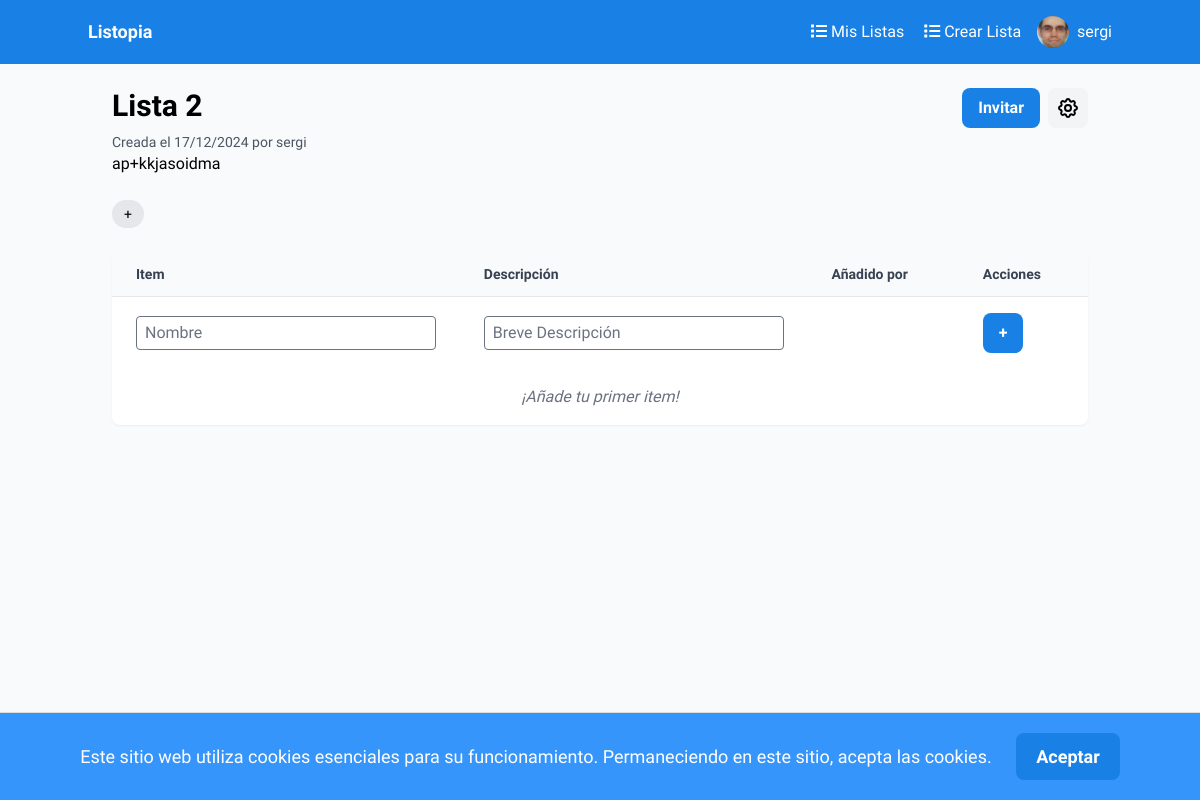
The page /lists/3/ (signed in) on the database as committed earlier.
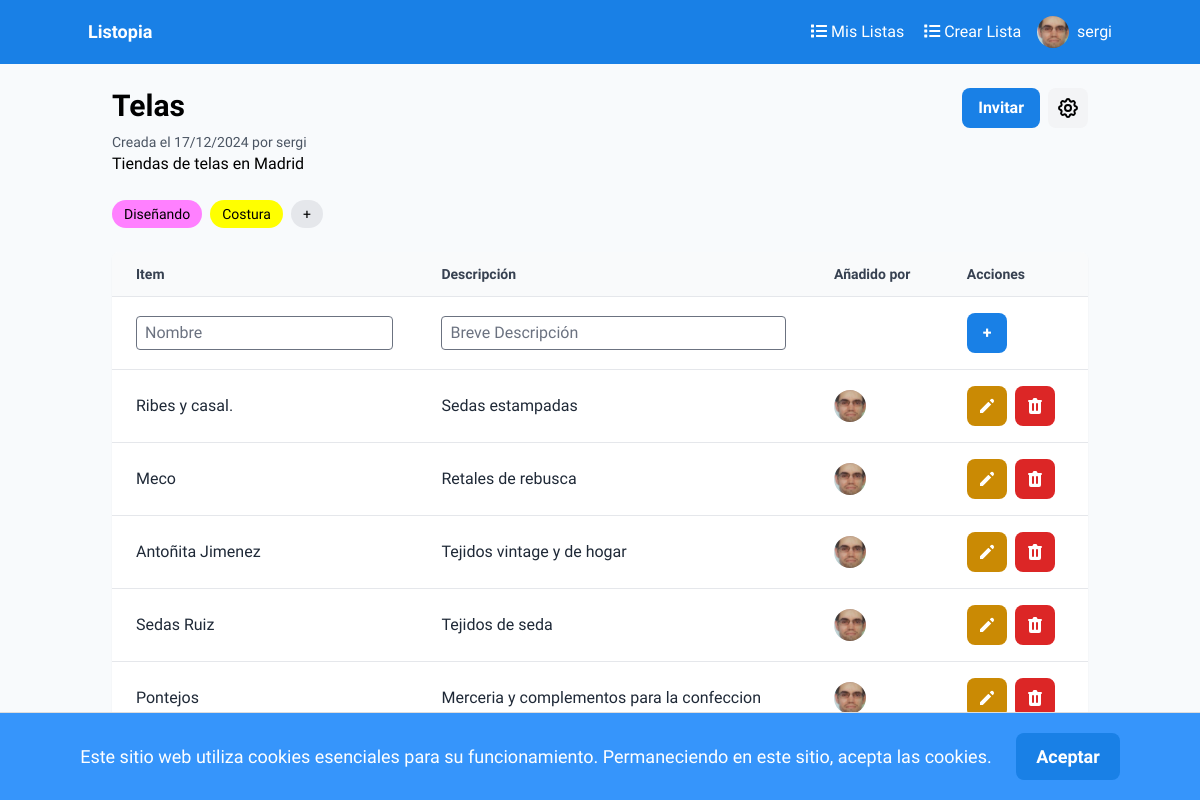
The same page on the database as committed later.
### auth_app/models.py (models this page shows, shortened)
class Profile(models.Model):
    user = models.OneToOneField(User, on_delete=models.CASCADE)
    description = models.TextField()
    pic = models.ImageField(upload_to='profile_pics', blank=True, null=True)

### lists/models.py (models this page shows, shortened)
class List(models.Model):
    name = models.CharField(max_length=50)
    description = models.CharField(max_length=256, blank=True, null=True)
    creator = models.ForeignKey(User, on_delete=models.CASCADE, related_name="created_lists")
    created_on = models.DateTimeField(auto_now_add=True)
    collaborators = models.ManyToManyField(User, related_name="collaborated_lists", blank=True)
    is_public = models.BooleanField(default=False)

class Tag(models.Model):
    name = models.CharField(max_length=40)
    color = models.CharField(max_length=7, default="#007bff")
    list = models.ForeignKey(List, on_delete=models.CASCADE)

class Item(models.Model):
    list = models.ForeignKey(List, on_delete=models.CASCADE)
    added_by = models.ForeignKey(User, on_delete=models.CASCADE, related_name='added_items')
    name = models.CharField(max_length=40)
    description = models.CharField(max_length=256, blank=True, null=True)
    added_on = models.DateTimeField(auto_now_add=True)

### lists/views.py (the view)
# urls.py: path('<int:list_id>/', views.list_details, name='list_details'),
@login_required
def list_details(request, list_id):
    list = get_object_or_404(List, pk=list_id)
    if list.is_public or request.user == list.creator or request.user in list.collaborators.all():
        items = Item.objects.filter(list=list_id).order_by('added_on')
        tags = Tag.objects.filter(list=list_id)
        return render(request, 'list_details.html', {
            'title': "Detalles de la lista",
            'list': list,
            'items': items,
            'tags': tags
        })
    else:
        raise Http404

### lists/templates/list_details.html (shortened to what this page needs)
{% extends 'base.html' %}
{% block content %}
<div class="max-w-5xl mx-auto p-6">
    <div class="flex justify-between items-start mb-6">
        <div>
            <h2 class="text-3xl font-bold mb-2">{{ list.name }}</h2>
            <p class="text-gray-600 text-sm">Creada el {{ list.created_on|date:"d/m/Y" }} por {{list.creator}}</p>
            <p class="break-words" style="word-break: break-word;">
                {{ list.description|truncatechars:80 }}
            </p>
        </div>
        {% if request.user == list.creator or request.user in list.collaborators.all %}
        <div class="flex gap-2">
            <a class="bg-[#1980e6] text-white font-bold py-2 px-4 rounded-lg flex items-center justify-center" href="#" id="share-list-button">
                Invitar
            </a>
            <button class="bg-gray-100 hover:bg-gray-200 p-2 rounded-lg" id="toggle-admin-panel">
            </button>
        </div>
        {% endif %}
    </div>
    <div class="flex flex-wrap gap-2 mb-6">
        {% for tag in tags %}
            <span class="bg-[{{ tag.color }}] text-sm font-medium px-3 py-1 rounded-full">{{ tag.name }}</span>
        {% endfor %}
        {% if request.user == list.creator or request.user in list.collaborators.all %}
            {% if tags|length < 5 %}
                <span id="add-tag-button" class="bg-gray-200 text-sm font-medium px-3 py-1 rounded-full cursor-pointer">+</span>
            {% endif %}
        {% endif %}
    </div>
    <div class="bg-white shadow-sm rounded-lg overflow-hidden mb-6" id="items-container">
        <div class="hidden sm:block">
            <table class="table-auto w-full text-left">
                <thead>
                    <tr class="bg-gray-50">
                        <th class="px-6 py-3 text-sm font-semibold text-gray-700">Item</th>
                        <th class="px-6 py-3 text-sm font-semibold text-gray-700">Descripción</th>
                        <th class="px-6 py-3 text-sm font-semibold text-gray-700">Añadido por</th>
                        {% if item.added_by == request.user and reques.user in collaborators.all or list.creator == request.user %}
                        <th class="px-6 py-3 text-sm font-semibold text-gray-700">Acciones</th>
                        {% endif %}
                    </tr>
                </thead>
                <tbody>
                    {% if request.user == list.creator or request.user in list.collaborators.all %}
                        <tr class="border-t hover:bg-gray-50">
                            <form action="/lists/{{list.id}}/add_item/" method="post">
                                <td class="px-6 py-4 text-gray-800">
                                    <input type="text" name="name" placeholder="Nombre" class="w-full border rounded px-2 py-1">
                                </td>
                                <td class="px-6 py-4 text-gray-800">
                                    <input type="text" name="description" placeholder="Breve Descripción" class="w-full border rounded px-2 py-1">
                                </td>
                                <td class="px-6 py-4 text-gray-800"></td>
                                <td class="px-6 py-4 text-gray-800"><button type="submit" class="bg-[#1980e6] text-white font-bold py-2 px-4 rounded-lg">+</button></td>
                            </form>
                        </tr>
                    {% endif %}
                    {% if items|length == 0 %}
                        <tr>
                            <td colspan="4" class="px-6 py-4 text-gray-500 text-center italic">
                                ¡Añade tu primer item!
                            </td>
                        </tr>
                    {% else %}
                        {% for item in items %}
                            <tr id="item-row-{{ item.id }}" class="border-t hover:bg-gray-50">
                                <td class="px-6 py-4 text-gray-800">{{ item.name }}</td>
                                <td class="px-6 py-4 text-gray-800">{{ item.description|default:"" }}</td>
                                <td class="px-6 py-4 text-gray-800">
                                    <a href="{% url 'user_details' item.added_by.username %}" class="flex items-center">
                                        <img src="{{ item.added_by.profile.pic.url }}" class="w-8 h-8 rounded-full mr-2" alt="{{item.added_by.username}}">
                                    </a>
                                </td>
                                {% if item.added_by == request.user and reques.user in collaborators.all or list.creator == request.user %}
                                <td class="px-6 py-4 text-gray-800">
                                    <div class="flex gap-2">
                                            <button class="bg-yellow-600 text-white font-bold py-2 rounded-lg h-10 w-10 flex items-center justify-center" title="Editar" onclick="showModifyForm({{ item.id }})">
                                                <svg xmlns="http://www.w3.org/2000/svg" class="h-5 w-5" viewBox="0 0 20 20" fill="currentColor">
                                                    <path d="M13.586 3.586a2 2 0 112.828 2.828l-.793.793-2.828-2.828.793-.793zM11.379 5.793L3 14.172V17h2.828l8.38-8.379-2.83-2.828z" />
                                                </svg>
                                            </button>
                                            <form class="inline-block" action="{% url 'delete_item' list_id=list.id item_id=item.id %}" method="post" onsubmit="return confirmSend(event, this, '¿Quieres eliminar este item?')">
                                                <button class="bg-red-600 text-white font-bold py-2 rounded-lg h-10 w-10 flex items-center justify-center" title="Borrar">
                                                </button>
                                            </form>
                                    </div>
                                </td>
                                {% endif %}
                            </tr>
                        {% endfor %}
                    {% endif %}
                </tbody>
            </table>
        </div>
    </div>
</div>
{% endblock %}

### auth_app/templates/base.html (shortened to what this page needs)
<!DOCTYPE html>
<html lang="en">
<head>
    <script src="https://cdn.tailwindcss.com?plugins=forms,container-queries"></script>
    <link rel="stylesheet" href="https://cdnjs.cloudflare.com/ajax/libs/font-awesome/5.15.3/css/all.min.css">
</head>
<body class="bg-slate-50" style='font-family: "Work Sans", "Noto Sans", sans-serif;'>
    <nav class="bg-[#1980e6] p-4">
        <div class="container mx-auto flex justify-between items-center">
            <a class="text-white text-lg font-bold" href="{% url 'home' %}">Listopia</a>
            <div class="flex items-center space-x-4">
                {% if user.is_authenticated %}
                    <div class="nav-links flex items-center space-x-4">
                        <a class="text-white" href="{% url 'lists' %}"><i class="fas fa-list mx-1"></i>Mis Listas</a>
                        <a class="text-white" href="{% url 'create_list' %}"><i class="fas fa-list mx-1"></i>Crear Lista</a>
                    </div>
                    <div class="relative">
                        <button class="text-white flex items-center space-x-2 user-menu-button" id="user-menu-button">
                            <img src="{{ user.profile.pic.url }}" class="rounded-full w-8 h-8" alt="{{user.username}}">
                            <span>{{user.username}}</span>
                        </button>
                    </div>
                {% else %}
                    <a class="text-white" href="{% url 'signup' %}"><i class="fas fa-user-plus mx-1"></i>Crea una cuenta</a>
                    <a class="text-white" href="{% url 'signin' %}"><i class="fas fa-sign-in-alt mx-1"></i>Inicia Sesión</a>
                {% endif %}
            </div>
        </div>
    </nav>
    <div id="cookie-banner" class="alert alert-info text-center" style="display: none;">
        Este sitio web utiliza cookies esenciales para su funcionamiento. Permaneciendo en este sitio, acepta las cookies.
        <button id="accept-cookies" class="btn btn-primary">Aceptar</button>
    </div>
    {% block content %}
    {% endblock %}
</body>
</html>

### auth_app/templates/base.html (style rules this page uses)
#cookie-banner { background-color: #3695fb; padding: 20px; border-top: 1px solid #ddd; position: fixed; bottom: 0; width: 100%; z-index: 1000; font-size: 18px; color: white; }
#accept-cookies { margin-left: 20px; padding: 10px 20px; background-color: #1980e6; color: white; border: none; cursor: pointer; font-weight: bold; border-radius: 8px; }
body { padding-top: 64px; }
nav { position: fixed; top: 0; left: 0; width: 100%; z-index: 1000; }

Rows that differ between the two databases and show on the page:
changed List "sergi": name "Lista 2" → "Telas"; description "ap+kkjasoidma" → "Tiendas de telas en Madrid"
added Tag: name "Diseñando"
added Tag: name "Costura"
added Item: name "Ribes y casal.", description "Sedas estampadas", added_by.profile.pic (picture)
added Item: name "Meco", description "Retales de rebusca", added_by.profile.pic (picture)
added Item: name "Antoñita Jimenez", description "Tejidos vintage y de hogar", added_by.profile.pic (picture)
added Item: name "Sedas Ruiz", description "Tejidos de seda", added_by.profile.pic (picture)
added Item: name "Pontejos", description "Merceria y complementos para la confeccion", added_by.profile.pic (picture)
Other text that changed with them:
text no longer shown: "¡Añade tu primer item!"
